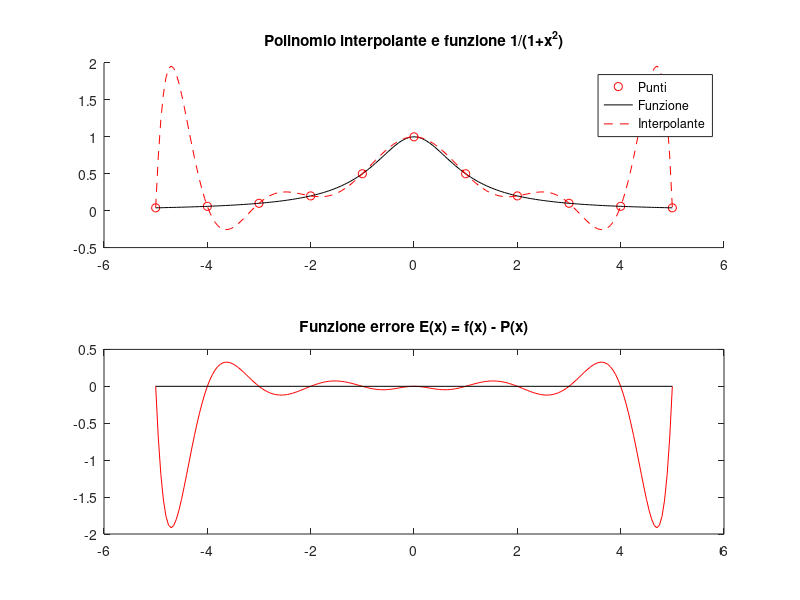

Reproduce this figure in MATLAB.
%====================================================================
% Andrea Favero 1125545
% Esercizio 7:
% modifica di interp, si utilizzano polyval e polyfit e chebgauss
%====================================================================
% Definisce la funzione
f=@(x) 1./(1+x.^2);

% Definisce l'intervallo [a,b]
a=-5; b=5;

% Definisce il numero di nodi
n=11;

% Definisce la tabulazione dei punti (ascisse equispaziate ed ordinate
% come valori della funzione nei nodi definiti)
x=linspace(a,b,n);
y=feval(f,x); % == f(x)

% Calcola i coefficienti del polinomio 
c = polyfit(x,y,n);

% Grafici
% Definisce le ascisse per i grafici (201 punti equispaziati)
xgraf = linspace(a,b,201);

% Valuta la funzione nelle 201 ascisse
ygraf = feval(f,xgraf);


% Valuta il polinomio
yhorn = polyval(c,xgraf);

% Creazione della figura che contiene i punti della tabulazione
% la rappresentazione della funzione originale
% la rappresentazione del polinomio interpolante
subplot(2,1,1);
scatter(x,y, 'r');
hold on;
plot(xgraf, ygraf, 'k-');
plot(xgraf, yhorn, 'r--');
title('Polinomio interpolante e funzione 1/(1+x^2)');
legend('Punti', 'Funzione', 'Interpolante');
hold off;

% Creazione della figura che contiene la funzione errore
%funzione errore: E(x) = f(x) - P(x)
E = ygraf - yhorn;
subplot(2,1,2);
plot(xgraf, E, 'r-');
hold on;
plot([-5,5], [0,0], 'k-');
title('Funzione errore E(x) = f(x) - P(x)');
print('-f1', 'runge_chebyshe_polifit_polyval', '-dpdf');
hold off;